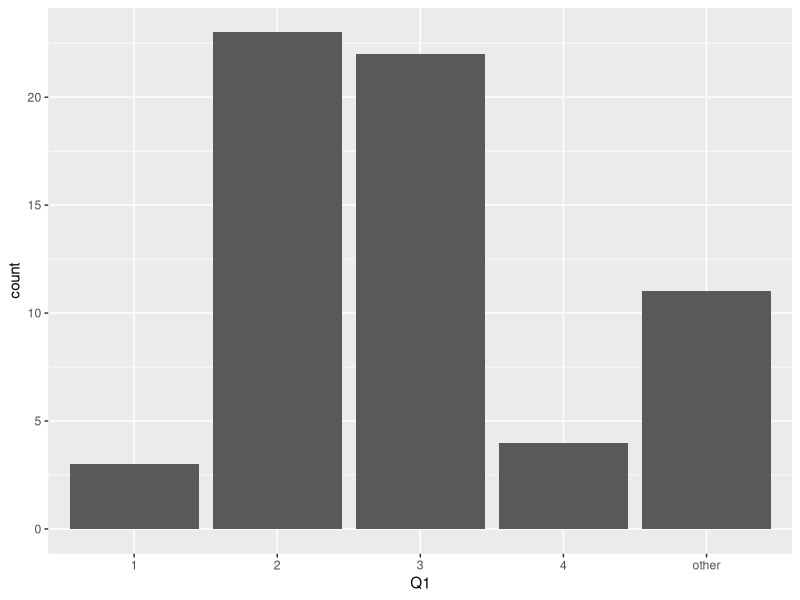
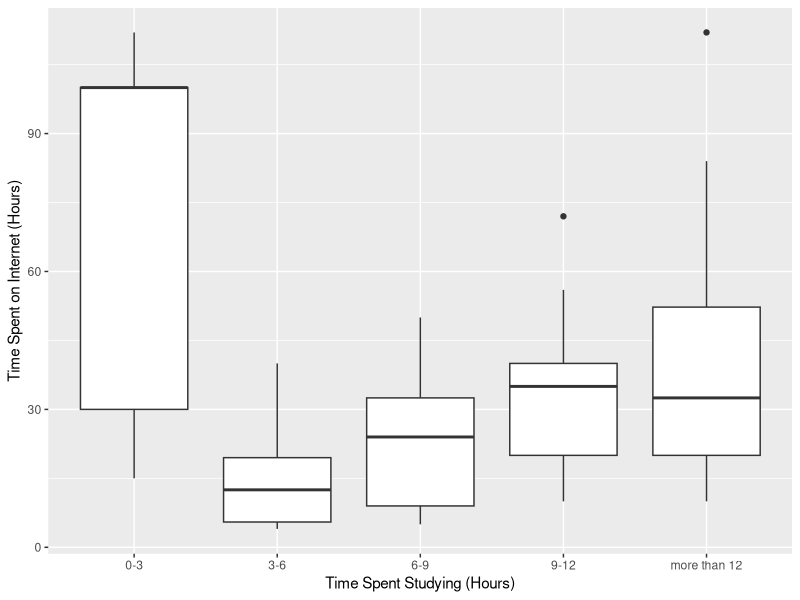
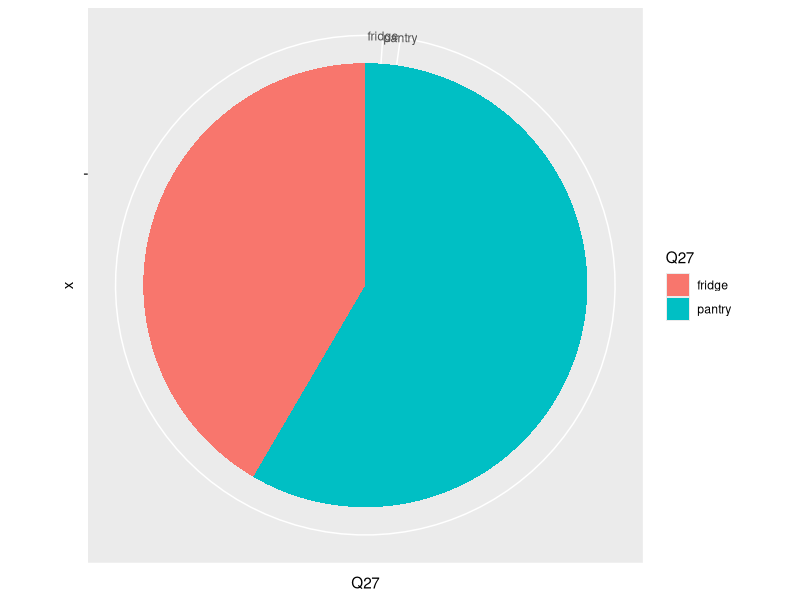
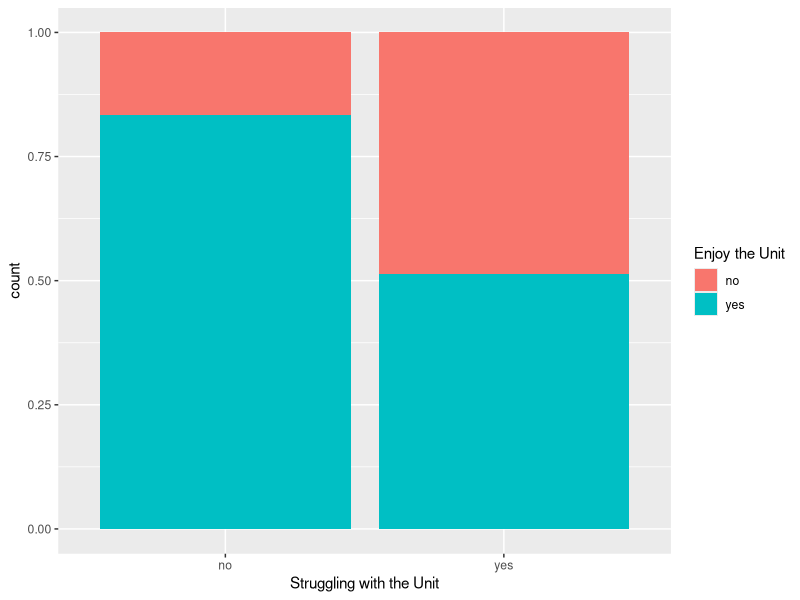
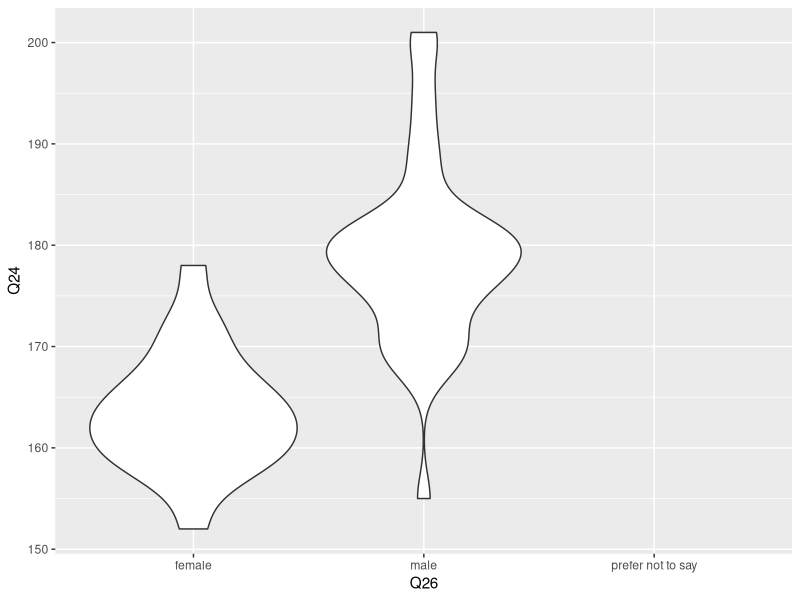
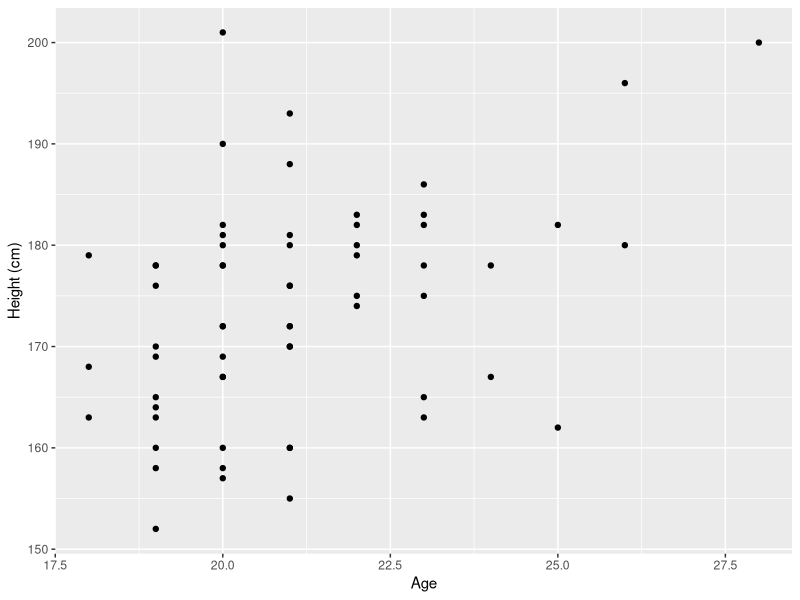
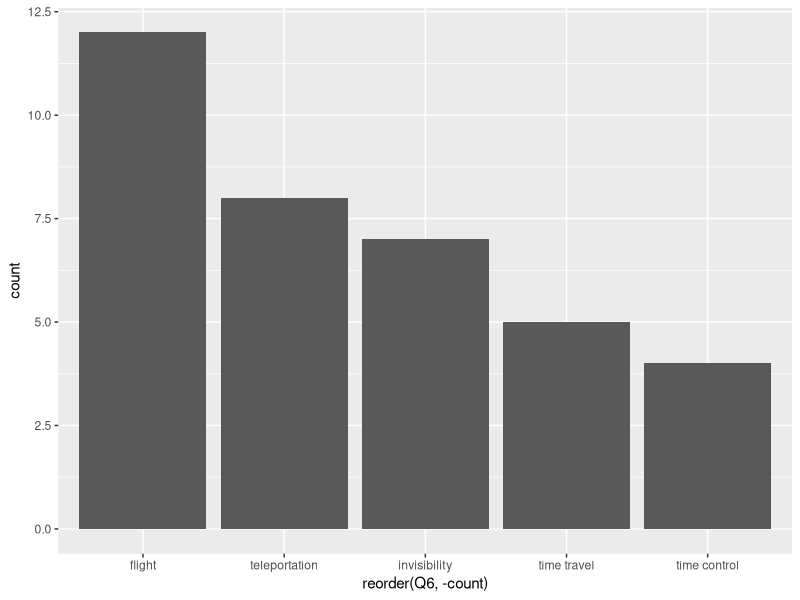
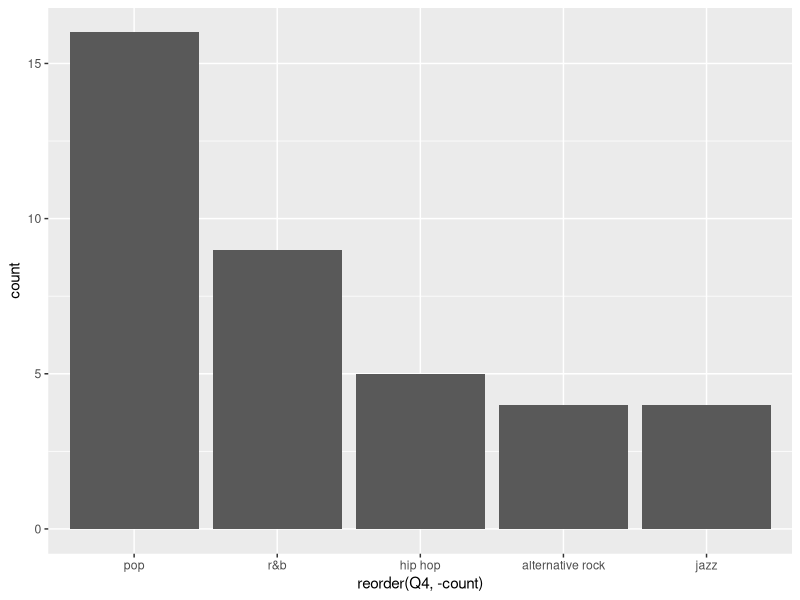

Generate these figures, in order, with R:
## ---- chunk 1
knitr::opts_chunk$set(echo = TRUE)
## ---- chunk 2
library(readxl)
library(tidyverse)
library(stringr)
Survey <-read_csv("survey.csv")
Survey_tidy <- Survey[-c(64),]
## ---- chunk 3
#Q1
Survey_tidy <- Survey_tidy %>%
  mutate(Q1 = sub("A", 1, Q1)) %>%
  mutate(Q1 = sub("B", 2, Q1)) %>%
  mutate(Q1 = sub("C", 3, Q1)) %>%
  mutate(Q1 = sub("D", 4, Q1)) %>%
  mutate(Q1 = sub("E", "other", Q1))
## ---- chunk 4
# Q2
Survey_tidy <- Survey_tidy %>%
   mutate(Q2 = sub("1/2", "0.5", Q2)) %>%
   mutate(Q2 = sub(" hours", "", Q2)) %>%
   mutate(Q2 = sub("\n", "", Q2)) %>%
   mutate(Q2 = sub("hrs", "", Q2)) %>%
   mutate(Q2 = sub("HOUR", "", Q2)) %>%
   mutate(Q2 = sub("4/7", "0.57", Q2)) %>%
   mutate(Q2 = sub("three times", NA, Q2))
Survey_tidy$Q2[27] <- "2.0"
Survey_tidy <- Survey_tidy %>% mutate(Q2 = as.numeric(Q2))
## ---- chunk 5
#Q4
Survey_tidy <- Survey_tidy %>%
  mutate(Q4 = sapply(Survey_tidy[5], tolower)) %>%
  mutate(Q4 = sub("rnb", "r&b", Q4)) %>%
  mutate(Q4 = sub("alt rock", "alternative rock", Q4)) %>%
  mutate(Q4 = sub("music", "", Q4)) %>%
  mutate(Q4 = sub("-", " ", Q4)) %>%
  mutate(Q4 = sub("popular", "pop", Q4)) %>%
  mutate(Q4 = sub("rock and/or roll", "rock", Q4)) %>%
  mutate(Q4 = sub("hiphop", "hip hop", Q4)) %>%
  mutate(Q4 = sub("indie rock", "alternative rock", Q4))
Survey_tidy$Q4[22] <- "anything"
Survey_tidy$Q4[46] <- NA

music_summary <-  group_by(Survey_tidy, Q4) %>%
  summarise(count = n()) %>%
  filter(count >= 4)
## ---- chunk 6
#Q5
Survey_tidy <- Survey_tidy %>%
  mutate(Q5 = sub("hrs", "", Q5)) %>%
  mutate(Q5 = sub("hours", "", Q5)) %>%
  mutate(Q5 = sub("Hours", "", Q5)) %>%
  mutate(Q5 = sub("HOUR", "", Q5))
Survey_tidy$Q5[40] <- NA
Survey_tidy$Q5[46] <- NA
Survey_tidy <- Survey_tidy %>% mutate(Q5 = as.numeric(Q5))
## ---- chunk 7
#Q6
Survey_tidy <- Survey_tidy %>%
  mutate(Q6 = sapply(Survey_tidy[7], tolower)) %>%
  mutate(Q6 = sub("flying", "flight", Q6)) %>% 
  mutate(Q6 = sub("fly", "flight", Q6)) %>%
  mutate(Q6 = sub("teleporting", "teleportation", Q6)) %>%
  mutate(Q6 = sub("invisible", "invisibility", Q6)) 
Survey_tidy$Q6[c(57,55,12)] <- "time travel"
Survey_tidy$Q6[c(44,42,37)] <- "time control"
Survey_tidy$Q6[60] <- "immortality"
Survey_tidy$Q6[c(34,14)] <- "forecasting"
Survey_tidy$Q6[23] <- "nothing"
Survey_tidy$Q6[1] <- "speed"
Survey_tidy$Q6[30] <- "not needing sleep"
Survey_tidy$Q6[35] <- "never forget"

powers_summary <- group_by(Survey_tidy, Q6) %>%
  summarise(count = n()) %>%
  filter(count >= 4) 
## ---- chunk 8
#Q7 
Survey_tidy <- Survey_tidy %>%
  mutate(Q7 = sub("A", "too big", Q7)) %>%
  mutate(Q7 = sub("B", "too small", Q7)) %>%
  mutate(Q7 = sub("C", "neither", Q7)) 
## ---- chunk 9
#Q8 
Survey_tidy <- Survey_tidy %>%
  mutate(Q8 = sub("A", "0-3", Q8)) %>%
  mutate(Q8 = sub("B", "3-6", Q8)) %>%
  mutate(Q8 = sub("C", "6-9", Q8)) %>%
  mutate(Q8 = sub("D", "9-12", Q8)) %>%
  mutate(Q8 = sub("E", "more than 12", Q8))

## ---- chunk 10
#Q9
Survey_tidy <- Survey_tidy %>%
  mutate(Q9 = sapply(Survey_tidy[10], tolower))
Survey_tidy$Q9[c(33,41,62,21,40,55,23,57,3, 7, 19, 59, 32, 38)] <- "none"
Survey_tidy$Q9[12] <- NA
Survey_tidy$Q9[54] <- "foxtel"
Survey_tidy$Q9[39] <- "netflix"
Survey_tidy$Q9[11] <- "youtube"
## ---- chunk 11
#Q10
Survey_tidy<-Survey_tidy%>%
  mutate(Q10 = sub("?", "", Q10))
Survey_tidy <- Survey_tidy %>% mutate(Q10 = as.numeric(Q10))
## ---- chunk 12
#Q11 
Survey_tidy <- Survey_tidy %>%
  mutate(Q11 = sub("A", "elective", Q11)) %>%
  mutate(Q11 = sub("B", "core", Q11))
## ---- chunk 13
#Q12 
Survey_tidy <- Survey_tidy %>%
  mutate(Q12 = sub("A", "single", Q12)) %>%
  mutate(Q12 = sub("B", "double", Q12))
## ---- chunk 14
#Q13
Survey_tidy$Q13[57] <- 35
Survey_tidy<-Survey_tidy%>%
   mutate(Q13 = as.numeric(gsub("[\\$,]", "", Q13)))

## ---- chunk 15
Survey_tidy <- Survey_tidy %>%
  mutate(Q14 = sub("A", "0", Q14)) %>%
  mutate(Q14 = sub("B", "1", Q14)) %>%
  mutate(Q14 = sub("C", "2", Q14)) %>%
  mutate(Q14 = sub("D", "3", Q14)) %>%
  mutate(Q14 = sub("E", "4", Q14)) %>%
  mutate(Q14 = sub("F", "5", Q14)) %>%
  mutate(Q14 = sub("G", "more than 5", Q14))
## ---- chunk 16
# Q15 
Survey_tidy <- Survey_tidy %>%
  mutate(Q15 = sub("A", "cucumber", Q15)) %>%
  mutate(Q15 = sub("B", "carrot", Q15)) %>%
  mutate(Q15 = sub("C", "other", Q15))
## ---- chunk 17
# Q17 
Survey_tidy <- Survey_tidy %>%
  mutate(Q17 = sub("A", "yes", Q17)) %>%
  mutate(Q17 = sub("B", "no", Q17))
## ---- chunk 18
#Q18
Survey_tidy <- Survey_tidy %>%
  mutate(Q18 = sapply(Survey_tidy[19], tolower)) %>%
  mutate(Q18 = sub("gaming", "games", Q18)) %>%
  mutate(Q18 = sub("play ", "", Q18)) %>%
  mutate(Q18 = sub("video ", "", Q18)) %>%
  mutate(Q18 = sub("card games", "games", Q18)) %>%
  mutate(Q18 = sub("computer games", "games", Q18)) %>%
  mutate(Q18 = sub("listen ", "", Q18)) %>%
  mutate(Q18 = sub("to ", "", Q18)) %>%
  mutate(Q18 = sub("watch ", "", Q18)) %>%
  mutate(Q18 = sub(" and cry", "", Q18)) %>%
  mutate(Q18 = sub(" more", "", Q18)) %>%
  separate(Q18, into = c("Q18", "Extra"), sep = ",") %>%
  separate(Q18, into = c("Q18", "Extra"), sep = "/") %>%
  select(-Extra)
Survey_tidy$Q18[c(40,23,28, 57)] <- "games"
Survey_tidy$Q18[34] <- "gym"
Survey_tidy$Q18[54] <- "tv"
Survey_tidy$Q18[63] <- NA # Remove inappropriate answer
## ---- chunk 19
# Q19 - What operating system do you use?
Survey_tidy <- Survey_tidy %>%
  mutate(Q19 = sub("A", "windows", Q19)) %>%
  mutate(Q19 = sub("B", "mac", Q19)) %>%
  mutate(Q19 = sub("C", "linux", Q19)) %>%
  mutate(Q19 = sub("D", "other", Q19)) 
  
## ---- chunk 20
#Q21
Survey_tidy<-Survey_tidy%>%
   mutate(Q21 = sub("7;30","7.5", Q21))
Survey_tidy <- Survey_tidy %>% mutate(Q21 = as.numeric(Q21))
## ---- chunk 21
#Q22
Survey_tidy<-Survey_tidy %>%
   mutate(Q22 = sub("days", "", Q22))
Survey_tidy <- Survey_tidy %>% mutate(Q22 = as.numeric(Q22))
## ---- chunk 22
#Q23
Survey_tidy<-Survey_tidy%>%
  mutate(Q23 = sub("1997", 21, Q23)) %>%
  mutate(Q23 = sub("XXI", 21, Q23))
Survey_tidy <- Survey_tidy %>% mutate(Q23 = as.numeric(Q23))
## ---- chunk 23
#Q24
Survey_tidy <- Survey_tidy %>% mutate(Q24 = as.numeric(Q24))
## ---- chunk 24
#Q25
Survey_tidy <- Survey_tidy %>%
  mutate(Q25 = sapply(Survey_tidy[26], tolower)) %>%
  mutate(Q25 = sub(" and running", "", Q25))
Survey_tidy$Q25[c(24,32)] <- NA
## ---- chunk 25
#Q26 - What is your gender
Survey_tidy <- Survey_tidy %>%
  mutate(Q26 = sub("A", "female", Q26)) %>%
  mutate(Q26 = sub("B", "male", Q26)) %>%
  mutate(Q26 = sub("C", "prefer not to say", Q26))
## ---- chunk 26
#Q27 - Do you put tomato sauce in the fridge or the pantry?
Survey_tidy <- Survey_tidy %>%
  mutate(Q27 = sub("A", "fridge", Q27)) %>%
  mutate(Q27 = sub("B", "pantry", Q27))
## ---- chunk 27
#Q28 - How many books did you read in last year?
Survey_tidy <- Survey_tidy %>%
  mutate(Q28 = sub("A", "0", Q28)) %>%
  mutate(Q28 = sub("B", "1-5", Q28)) %>%
  mutate(Q28 = sub("C", "6-10", Q28)) %>%
  mutate(Q28 = sub("D", "10-20", Q28)) %>%
  mutate(Q28 = sub("E", "more than 20", Q28))
## ---- chunk 28
#Q29 - Have you been to the Australian Open?
Survey_tidy <- Survey_tidy %>%
  mutate(Q29= sub("A", "yes", Q29)) %>%
  mutate(Q29 = sub("B", "no", Q29)) 
## ---- chunk 29
#Q30 - Are you struggling with this unit?
Survey_tidy <- Survey_tidy %>%
  mutate(Q30 = sub("A", "no", Q30)) %>%
  mutate(Q30 = sub("B", "yes", Q30))
## ---- chunk 30
#Q31 - Do you like Etc1010?
Survey_tidy <- Survey_tidy %>%
  mutate(Q31 = sub("A", "yes", Q31)) %>%
  mutate(Q31 = sub("B", "no", Q31))
## ---- chunk 31
#Q32
Survey_tidy <- Survey_tidy %>%
  mutate(Q32 = sapply(Survey_tidy[33], tolower)) %>%
  mutate(Q32 = sub("refrigerator", "fridge", Q32)) %>%
  mutate(Q32 = sub("a spoon", "spoon", Q32))
Survey_tidy$Q32[c(16,19)] <- NA
Survey_tidy$Q32[50] <- "chopsticks"

## ---- chunk 32
#Q16
Survey_Q16 <- Survey_tidy %>%
  mutate(Q16 = sub("A", "dog", Q16)) %>%
  mutate(Q16 = sub("B", "cat", Q16)) %>%
  mutate(Q16 = sub("C", "rabbit", Q16)) %>%
  mutate(Q16 = sub("D", "bird", Q16)) %>%
  mutate(Q16 = sub("E", "reptile", Q16)) %>%
  mutate(Q16 = sub("F", "other", Q16)) %>%
  separate(Q16, into = c("Q16a", "Q16b", "Q16c"), sep =",")
## ---- chunk 33
ggplot(Survey_tidy) +
  geom_bar(aes(x=Q1))
## ---- chunk 34
ggplot(Survey_tidy) +
  geom_boxplot(aes(x = Q8, y = Q5)) +
  xlab("Time Spent Studying (Hours)") +
  ylab("Time Spent on Internet (Hours)")
## ---- chunk 35
ggplot(Survey_tidy) + 
  geom_bar(aes(x = "", y = Q27, fill = Q27), stat = "identity") +
  coord_polar(theta = "y") 
## ---- chunk 36
ggplot(Survey_tidy) + 
  geom_bar(aes(x = Q30, fill = Q31), position = "fill") +
  xlab("Struggling with the Unit")  +
  scale_fill_discrete(name="Enjoy the Unit")
## ---- chunk 37
ggplot(Survey_tidy) +
  geom_violin(aes(x = Q26, y = Q24))
## ---- chunk 38
ggplot(Survey_tidy) + 
  geom_point(aes(x = Q23, y = Q24)) +
  xlab("Age") + 
  ylab("Height (cm)")
## ---- chunk 39
ggplot(powers_summary) + 
  geom_bar(aes(x = reorder(Q6,-count), weight = count))
## ---- chunk 40
ggplot(music_summary) +
  geom_bar(aes(x = reorder(Q4,-count), weight = count))
## ---- chunk 41
ggplot(Survey_tidy) + 
  geom_bar(aes(x = Q17, fill = Q19), position = "fill") +
  xlab("Coding Experience") +
  scale_fill_discrete(name="Operating System") 
## ---- chunk 42
ggplot(Survey_Q16) +
  geom_count(aes(x = Q16a, y = Q16b, color = Q16c)) +
  xlab("First Pet") +
  ylab("Second Pet") +
  scale_x_discrete(limits=c("dog","cat","rabbit","reptile","bird", "other")) 
